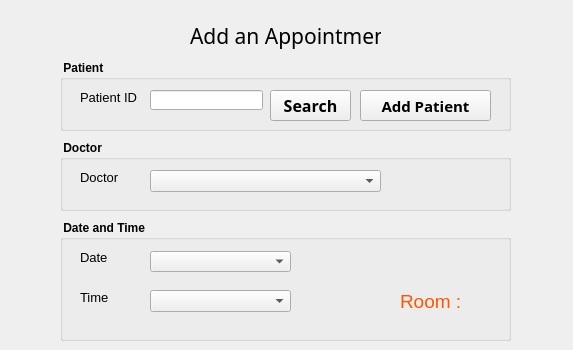
<?xml version="1.0" encoding="UTF-8"?>
<ui version="4.0">
 <class>MakeAppointmentWindow</class>
 <widget class="QMainWindow" name="MakeAppointmentWindow">
  <property name="geometry">
   <rect>
    <x>0</x>
    <y>0</y>
    <width>573</width>
    <height>350</height>
   </rect>
  </property>
  <property name="windowTitle">
   <string>Add Appointment</string>
  </property>
  <property name="windowIcon">
   <iconset resource="images.qrc">
    <normaloff>:/Images/Icon.png</normaloff>:/Images/Icon.png</iconset>
  </property>
  <property name="styleSheet">
   <string notr="true">image: url(:/Images/Background Main 1.jpg);</string>
  </property>
  <widget class="QWidget" name="centralwidget">
   <widget class="QGroupBox" name="groupBox">
    <property name="geometry">
     <rect>
      <x>60</x>
      <y>60</y>
      <width>451</width>
      <height>71</height>
     </rect>
    </property>
    <property name="font">
     <font>
      <weight>75</weight>
      <bold>true</bold>
     </font>
    </property>
    <property name="title">
     <string> Patient </string>
    </property>
    <widget class="QLineEdit" name="patIdTxt">
     <property name="geometry">
      <rect>
       <x>90</x>
       <y>30</y>
       <width>113</width>
       <height>20</height>
      </rect>
     </property>
    </widget>
    <widget class="QLabel" name="label_2">
     <property name="geometry">
      <rect>
       <x>20</x>
       <y>30</y>
       <width>71</width>
       <height>16</height>
      </rect>
     </property>
     <property name="styleSheet">
      <string notr="true">image: url(:/Images/Transparent background.png);</string>
     </property>
     <property name="text">
      <string>&lt;html&gt;&lt;head/&gt;&lt;body&gt;&lt;p&gt;&lt;span style=&quot; font-size:10pt; font-weight:400;&quot;&gt;Patient ID&lt;/span&gt;&lt;/p&gt;&lt;/body&gt;&lt;/html&gt;</string>
     </property>
    </widget>
    <widget class="QPushButton" name="searchBtn">
     <property name="geometry">
      <rect>
       <x>210</x>
       <y>30</y>
       <width>81</width>
       <height>31</height>
      </rect>
     </property>
     <property name="font">
      <font>
       <family>Minion Pro</family>
       <pointsize>12</pointsize>
      </font>
     </property>
     <property name="text">
      <string>Search</string>
     </property>
    </widget>
    <widget class="QPushButton" name="addPatbtn">
     <property name="geometry">
      <rect>
       <x>300</x>
       <y>30</y>
       <width>131</width>
       <height>31</height>
      </rect>
     </property>
     <property name="font">
      <font>
       <family>Minion Pro</family>
       <pointsize>11</pointsize>
      </font>
     </property>
     <property name="text">
      <string>Add Patient</string>
     </property>
    </widget>
   </widget>
   <widget class="QGroupBox" name="groupBox_2">
    <property name="geometry">
     <rect>
      <x>60</x>
      <y>140</y>
      <width>451</width>
      <height>71</height>
     </rect>
    </property>
    <property name="font">
     <font>
      <weight>75</weight>
      <bold>true</bold>
     </font>
    </property>
    <property name="title">
     <string> Doctor </string>
    </property>
    <widget class="QComboBox" name="docListCmb">
     <property name="geometry">
      <rect>
       <x>90</x>
       <y>30</y>
       <width>231</width>
       <height>22</height>
      </rect>
     </property>
    </widget>
    <widget class="QLabel" name="label_3">
     <property name="geometry">
      <rect>
       <x>20</x>
       <y>30</y>
       <width>71</width>
       <height>16</height>
      </rect>
     </property>
     <property name="styleSheet">
      <string notr="true">image: url(:/Images/Transparent background.png);</string>
     </property>
     <property name="text">
      <string>&lt;html&gt;&lt;head/&gt;&lt;body&gt;&lt;p&gt;&lt;span style=&quot; font-size:10pt; font-weight:400;&quot;&gt;Doctor&lt;/span&gt;&lt;/p&gt;&lt;/body&gt;&lt;/html&gt;</string>
     </property>
    </widget>
   </widget>
   <widget class="QGroupBox" name="groupBox_3">
    <property name="geometry">
     <rect>
      <x>60</x>
      <y>220</y>
      <width>451</width>
      <height>121</height>
     </rect>
    </property>
    <property name="font">
     <font>
      <weight>75</weight>
      <bold>true</bold>
     </font>
    </property>
    <property name="title">
     <string> Date and Time</string>
    </property>
    <widget class="QLabel" name="label_4">
     <property name="geometry">
      <rect>
       <x>20</x>
       <y>30</y>
       <width>71</width>
       <height>16</height>
      </rect>
     </property>
     <property name="styleSheet">
      <string notr="true">image: url(:/Images/Transparent background.png);</string>
     </property>
     <property name="text">
      <string>&lt;html&gt;&lt;head/&gt;&lt;body&gt;&lt;p&gt;&lt;span style=&quot; font-size:10pt; font-weight:400;&quot;&gt;Date&lt;/span&gt;&lt;/p&gt;&lt;/body&gt;&lt;/html&gt;</string>
     </property>
    </widget>
    <widget class="QComboBox" name="dateCmb">
     <property name="geometry">
      <rect>
       <x>90</x>
       <y>31</y>
       <width>141</width>
       <height>21</height>
      </rect>
     </property>
    </widget>
    <widget class="QLabel" name="label_5">
     <property name="geometry">
      <rect>
       <x>20</x>
       <y>70</y>
       <width>71</width>
       <height>16</height>
      </rect>
     </property>
     <property name="styleSheet">
      <string notr="true">image: url(:/Images/Transparent background.png);</string>
     </property>
     <property name="text">
      <string>&lt;html&gt;&lt;head/&gt;&lt;body&gt;&lt;p&gt;&lt;span style=&quot; font-size:10pt; font-weight:400;&quot;&gt;Time&lt;/span&gt;&lt;/p&gt;&lt;/body&gt;&lt;/html&gt;</string>
     </property>
    </widget>
    <widget class="QComboBox" name="timeCmb">
     <property name="geometry">
      <rect>
       <x>90</x>
       <y>70</y>
       <width>141</width>
       <height>22</height>
      </rect>
     </property>
    </widget>
    <widget class="QLabel" name="roomLbl">
     <property name="geometry">
      <rect>
       <x>340</x>
       <y>70</y>
       <width>91</width>
       <height>21</height>
      </rect>
     </property>
     <property name="autoFillBackground">
      <bool>false</bool>
     </property>
     <property name="styleSheet">
      <string notr="true">color: rgb(255, 170, 0);
image: url(:/Images/Transparent background.png);</string>
     </property>
     <property name="text">
      <string>&lt;html&gt;&lt;head/&gt;&lt;body&gt;&lt;p&gt;&lt;span style=&quot; font-size:14pt; font-weight:400; color:#ff5500;&quot;&gt;Room :&lt;/span&gt;&lt;/p&gt;&lt;/body&gt;&lt;/html&gt;</string>
     </property>
    </widget>
   </widget>
   <widget class="QPushButton" name="saveBtn">
    <property name="geometry">
     <rect>
      <x>190</x>
      <y>370</y>
      <width>141</width>
      <height>41</height>
     </rect>
    </property>
    <property name="text">
     <string>Save Appointment</string>
    </property>
   </widget>
   <widget class="QPushButton" name="cancelBtn">
    <property name="geometry">
     <rect>
      <x>340</x>
      <y>370</y>
      <width>131</width>
      <height>41</height>
     </rect>
    </property>
    <property name="text">
     <string>Cancel</string>
    </property>
   </widget>
   <widget class="QLabel" name="label">
    <property name="geometry">
     <rect>
      <x>190</x>
      <y>20</y>
      <width>191</width>
      <height>31</height>
     </rect>
    </property>
    <property name="font">
     <font>
      <family>Minion Pro</family>
      <pointsize>16</pointsize>
     </font>
    </property>
    <property name="styleSheet">
     <string notr="true">image: url(:/Images/Transparent background.png);</string>
    </property>
    <property name="text">
     <string>Add an Appointment</string>
    </property>
   </widget>
   <widget class="QLabel" name="label_6">
    <property name="geometry">
     <rect>
      <x>10</x>
      <y>10</y>
      <width>41</width>
      <height>31</height>
     </rect>
    </property>
    <property name="styleSheet">
     <string notr="true">image: url(:/Images/Icon.png);</string>
    </property>
    <property name="text">
     <string/>
    </property>
   </widget>
  </widget>
 </widget>
 <resources>
  <include location="images.qrc"/>
 </resources>
 <connections/>
</ui>
